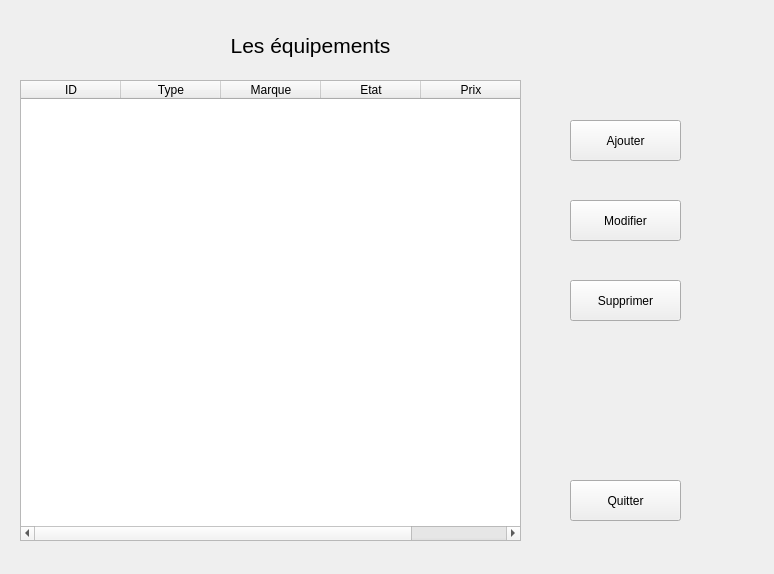
<?xml version="1.0" encoding="UTF-8"?>
<ui version="4.0">
 <class>EQUIPEMENT</class>
 <widget class="QDialog" name="EQUIPEMENT">
  <property name="geometry">
   <rect>
    <x>0</x>
    <y>0</y>
    <width>774</width>
    <height>574</height>
   </rect>
  </property>
  <property name="windowTitle">
   <string>Dialog</string>
  </property>
  <widget class="QStackedWidget" name="stackedWidget">
   <property name="geometry">
    <rect>
     <x>20</x>
     <y>20</y>
     <width>751</width>
     <height>551</height>
    </rect>
   </property>
   <property name="currentIndex">
    <number>1</number>
   </property>
   <widget class="QWidget" name="page">
    <widget class="QDialogButtonBox" name="buttonBox">
     <property name="geometry">
      <rect>
       <x>340</x>
       <y>430</y>
       <width>341</width>
       <height>32</height>
      </rect>
     </property>
     <property name="orientation">
      <enum>Qt::Horizontal</enum>
     </property>
     <property name="standardButtons">
      <set>QDialogButtonBox::Cancel|QDialogButtonBox::Ok</set>
     </property>
    </widget>
    <widget class="QLabel" name="label">
     <property name="geometry">
      <rect>
       <x>280</x>
       <y>20</y>
       <width>131</width>
       <height>41</height>
      </rect>
     </property>
     <property name="text">
      <string>Ajouter un Equipement</string>
     </property>
    </widget>
    <widget class="QWidget" name="formLayoutWidget">
     <property name="geometry">
      <rect>
       <x>210</x>
       <y>90</y>
       <width>261</width>
       <height>31</height>
      </rect>
     </property>
     <layout class="QFormLayout" name="formLayout">
      <item row="0" column="0">
       <widget class="QLabel" name="label_2">
        <property name="text">
         <string>ID:</string>
        </property>
       </widget>
      </item>
      <item row="0" column="1">
       <widget class="QLineEdit" name="lineEdit"/>
      </item>
     </layout>
    </widget>
    <widget class="QWidget" name="formLayoutWidget_2">
     <property name="geometry">
      <rect>
       <x>210</x>
       <y>170</y>
       <width>261</width>
       <height>31</height>
      </rect>
     </property>
     <layout class="QFormLayout" name="formLayout_2">
      <item row="0" column="0">
       <widget class="QLabel" name="label_3">
        <property name="text">
         <string>Marque:</string>
        </property>
       </widget>
      </item>
      <item row="0" column="1">
       <widget class="QLineEdit" name="lineEdit_2"/>
      </item>
     </layout>
    </widget>
    <widget class="QWidget" name="formLayoutWidget_3">
     <property name="geometry">
      <rect>
       <x>210</x>
       <y>130</y>
       <width>261</width>
       <height>31</height>
      </rect>
     </property>
     <layout class="QFormLayout" name="formLayout_3">
      <item row="0" column="1">
       <widget class="QComboBox" name="comboBox">
        <item>
         <property name="text">
          <string/>
         </property>
        </item>
        <item>
         <property name="text">
          <string>PC</string>
         </property>
        </item>
        <item>
         <property name="text">
          <string>Impremente</string>
         </property>
        </item>
        <item>
         <property name="text">
          <string>Nouvel élément</string>
         </property>
        </item>
       </widget>
      </item>
      <item row="0" column="0">
       <widget class="QLabel" name="label_4">
        <property name="text">
         <string>Type:</string>
        </property>
       </widget>
      </item>
     </layout>
    </widget>
    <widget class="QWidget" name="horizontalLayoutWidget">
     <property name="geometry">
      <rect>
       <x>210</x>
       <y>210</y>
       <width>261</width>
       <height>41</height>
      </rect>
     </property>
     <layout class="QHBoxLayout" name="horizontalLayout">
      <item>
       <widget class="QLabel" name="label_5">
        <property name="text">
         <string>Etat:</string>
        </property>
       </widget>
      </item>
      <item>
       <widget class="QRadioButton" name="radioButton">
        <property name="text">
         <string>Fonctionnel</string>
        </property>
       </widget>
      </item>
      <item>
       <widget class="QRadioButton" name="radioButton_2">
        <property name="text">
         <string>Defectieux</string>
        </property>
       </widget>
      </item>
     </layout>
    </widget>
   </widget>
   <widget class="QWidget" name="page_2">
    <widget class="QTableWidget" name="tableWidget">
     <property name="geometry">
      <rect>
       <x>0</x>
       <y>60</y>
       <width>501</width>
       <height>461</height>
      </rect>
     </property>
     <column>
      <property name="text">
       <string>ID</string>
      </property>
     </column>
     <column>
      <property name="text">
       <string>Type</string>
      </property>
     </column>
     <column>
      <property name="text">
       <string>Marque</string>
      </property>
     </column>
     <column>
      <property name="text">
       <string>Etat</string>
      </property>
     </column>
     <column>
      <property name="text">
       <string>Prix</string>
      </property>
     </column>
    </widget>
    <widget class="QPushButton" name="pushButton">
     <property name="geometry">
      <rect>
       <x>550</x>
       <y>180</y>
       <width>111</width>
       <height>41</height>
      </rect>
     </property>
     <property name="text">
      <string>Modifier</string>
     </property>
    </widget>
    <widget class="QPushButton" name="pushButton_2">
     <property name="geometry">
      <rect>
       <x>550</x>
       <y>260</y>
       <width>111</width>
       <height>41</height>
      </rect>
     </property>
     <property name="text">
      <string>Supprimer</string>
     </property>
    </widget>
    <widget class="QPushButton" name="pushButton_3">
     <property name="geometry">
      <rect>
       <x>550</x>
       <y>460</y>
       <width>111</width>
       <height>41</height>
      </rect>
     </property>
     <property name="text">
      <string>Quitter</string>
     </property>
    </widget>
    <widget class="QPushButton" name="pushButton_4">
     <property name="geometry">
      <rect>
       <x>550</x>
       <y>100</y>
       <width>111</width>
       <height>41</height>
      </rect>
     </property>
     <property name="text">
      <string>Ajouter</string>
     </property>
    </widget>
    <widget class="QLabel" name="label_6">
     <property name="geometry">
      <rect>
       <x>150</x>
       <y>0</y>
       <width>281</width>
       <height>51</height>
      </rect>
     </property>
     <property name="font">
      <font>
       <pointsize>16</pointsize>
      </font>
     </property>
     <property name="layoutDirection">
      <enum>Qt::LeftToRight</enum>
     </property>
     <property name="text">
      <string>Les équipements</string>
     </property>
     <property name="alignment">
      <set>Qt::AlignCenter</set>
     </property>
    </widget>
   </widget>
  </widget>
 </widget>
 <resources/>
 <connections>
  <connection>
   <sender>buttonBox</sender>
   <signal>accepted()</signal>
   <receiver>EQUIPEMENT</receiver>
   <slot>accept()</slot>
   <hints>
    <hint type="sourcelabel">
     <x>248</x>
     <y>254</y>
    </hint>
    <hint type="destinationlabel">
     <x>157</x>
     <y>274</y>
    </hint>
   </hints>
  </connection>
  <connection>
   <sender>buttonBox</sender>
   <signal>rejected()</signal>
   <receiver>EQUIPEMENT</receiver>
   <slot>reject()</slot>
   <hints>
    <hint type="sourcelabel">
     <x>316</x>
     <y>260</y>
    </hint>
    <hint type="destinationlabel">
     <x>286</x>
     <y>274</y>
    </hint>
   </hints>
  </connection>
 </connections>
</ui>
